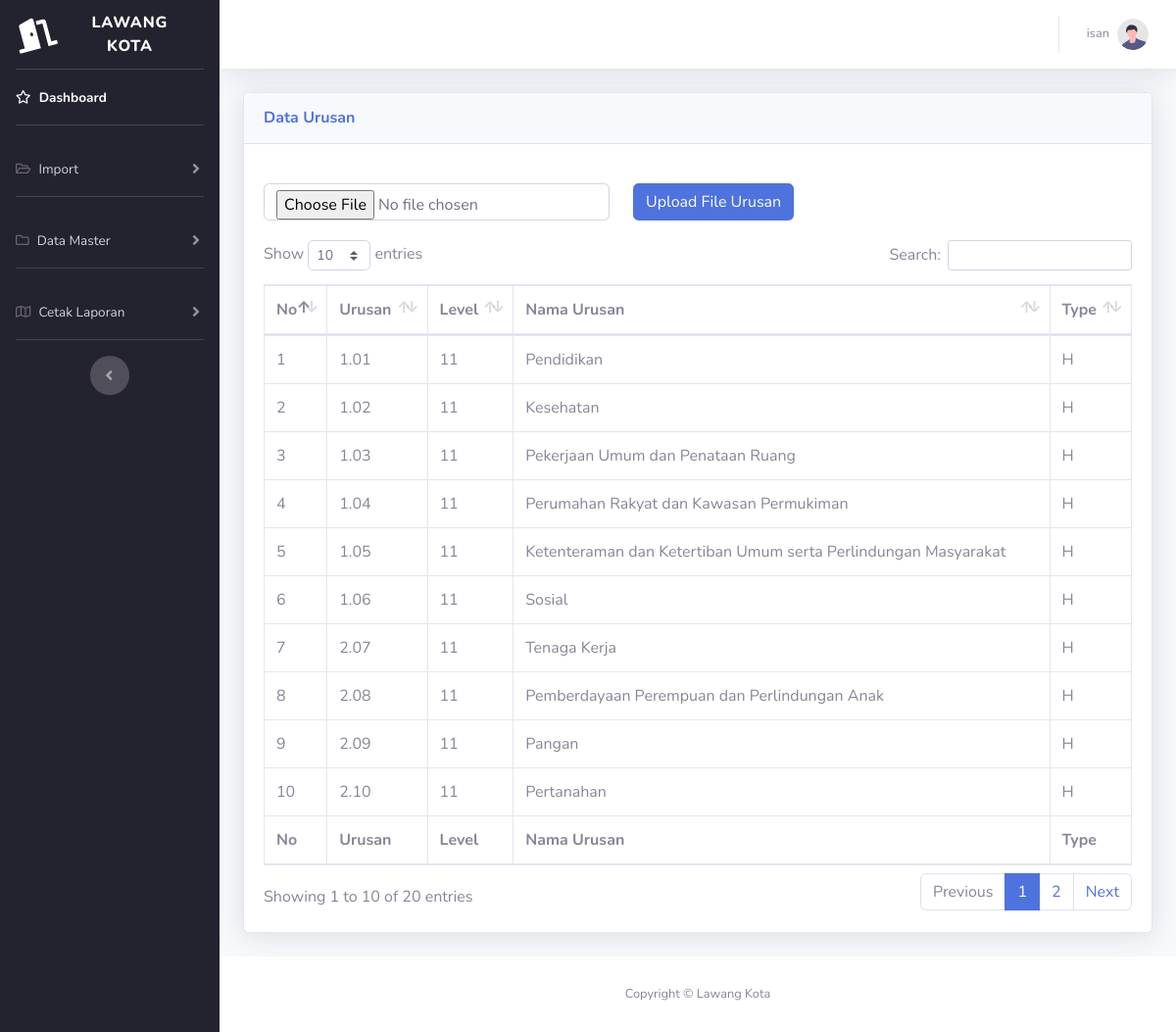
Screenshot of /urusan.php (signed in) with the database file from the repository.
### tables this page shows
CREATE TABLE `urusan` (
  `nomor` int(11) NOT NULL,
  `urusan` varchar(50) DEFAULT NULL,
  `lvl` int(50) DEFAULT NULL,
  `nm_urusan` varchar(500) DEFAULT NULL,
  `tipe` varchar(50) DEFAULT NULL
);

### urusan.php (the view, shortened to what this page needs)
<!DOCTYPE html>
<html lang="en">
<head>
  <link href="vendor/fontawesome-free/css/all.min.css" rel="stylesheet" type="text/css" />
  <link href="css/sb-admin-2.min.css" rel="stylesheet" />
  <link href="vendor/datatables/dataTables.bootstrap4.min.css" rel="stylesheet" />
</head>
<body id="page-top">
  <div id="wrapper">
    <ul style="background-color:#23222f;" class="navbar-nav sidebar sidebar-dark accordion" id="accordionSidebar">
      <a class="sidebar-brand d-flex align-items-center justify-content-center" href="index.php">
        <div class="sidebar-brand-icon rotate-n-15">
          <i class="fas fa-door-open"></i>
        </div>
        <div class="sidebar-brand-text mx-3">Lawang Kota<sup></sup></div>
      </a>
      <hr class="sidebar-divider my-0" />
      <li class="nav-item active">
        <a class="nav-link" href="index.html">
          <i class="far fa-star"></i>
          <span>Dashboard</span></a>
      </li>
      <hr class="sidebar-divider" />
      <li class="nav-item">
        <a class="nav-link collapsed" href="#" data-toggle="collapse" data-target="#collapseTwo" aria-expanded="true" aria-controls="collapseTwo">
          <i class="far fa-folder-open"></i>
          <span>Import</span>
        </a>
      </li>
      <hr class="sidebar-divider" />
      <li class="nav-item">
        <a class="nav-link collapsed" href="#" data-toggle="collapse" data-target="#collapseTwo2" aria-expanded="true" aria-controls="collapseTwo">
          <i class="far fa-folder"></i>
          <span>Data Master</span>
        </a>
      </li>
      <hr class="sidebar-divider" />
      <li class="nav-item">
        <a class="nav-link collapsed" href="#" data-toggle="collapse" data-target="#collapseTwo1" aria-expanded="true" aria-controls="collapseTwo">
          <i class="far fa-map"></i>
          <span>Cetak Laporan</span>
        </a>
      </li>
      <hr class="sidebar-divider d-none d-md-block" />
      <div class="text-center d-none d-md-inline">
        <button class="rounded-circle border-0" id="sidebarToggle"></button>
      </div>
    </ul>
    <div id="content-wrapper" class="d-flex flex-column">
      <div id="content">
        <nav class="navbar navbar-expand navbar-light bg-white topbar mb-4 static-top shadow">
          <ul class="navbar-nav ml-auto">
            <li class="nav-item dropdown no-arrow">
              <a class="nav-link dropdown-toggle" href="#" id="userDropdown" role="button" data-toggle="dropdown" aria-haspopup="true" aria-expanded="false">
                <span class="mr-2 d-none d-lg-inline text-gray-600 small"><?php echo $_SESSION['nama_pengguna']; ?></span>
                <img class="img-profile rounded-circle" src="img/undraw_profile.svg" />
              </a>
            </li>
          </ul>
        </nav>
        <div class="container-fluid">
          <div class="card shadow mb-4">
            <div class="card-header py-3">
              <h6 class="m-0 font-weight-bold text-primary">Data Urusan</h6>
            </div>
            <div class="card-body">
              <div style="margin: auto; width: 1183px; padding-top: 20px; padding-bottom: 20px;">
                <form action="" method="POST" enctype="multipart/form-data" class="row g-2">
                  <div class="col-auto">
                    <input class="form-control" type="file" name="filexls" id="formFile" />
                  </div>
                  <div class="col-auto">
                    <input type="submit" name="submit" class="btn btn-primary" value="Upload File Urusan" />
                  </div>
                </form>
              </div>
              <div class="table-responsive">
                <table class="table table-bordered" id="dataTable" width="100%" cellspacing="0">
                  <thead>
                    <tr>
                      <th style='width: 3%;'>No</th>
                      <th>Urusan</th>
                      <th>Level</th>
                      <th>Nama Urusan</th>
                      <th>Type</th>
                    </tr>
                  </thead>
                  <?php
                  include "koneksi.php";
                  $ambildata = mysqli_query($conn, "SELECT * FROM urusan");
                  while ($tampil = mysqli_fetch_array($ambildata)) {
                    echo "
                                            <tr>
                                            <td>$tampil[nomor]</td>
                                            <td>$tampil[urusan]</td>
                                            <td>$tampil[lvl]</td>
                                            <td>$tampil[nm_urusan]</td>
                                            <td>$tampil[tipe]</td>
                                            </tr>";
                  }
                  ?>
                  <tfoot>
                    <tr>
                      <th style='width: 3%;'>No</th>
                      <th>Urusan</th>
                      <th>Level</th>
                      <th>Nama Urusan</th>
                      <th>Type</th>
                    </tr>
                  </tfoot>
                </table>
              </div>
            </div>
          </div>
        </div>
      </div>
      <footer class="sticky-footer bg-white">
        <div class="container my-auto">
          <div class="copyright text-center my-auto">
            <span>Copyright &copy; Lawang Kota</span>
          </div>
        </div>
      </footer>
    </div>
  </div>
</body>
</html>

### rows the page displays
urusan: nomor "1", urusan "1.01", lvl "11", nm_urusan "Pendidikan", tipe "H"
urusan: nomor "2", urusan "1.02", lvl "11", nm_urusan "Kesehatan", tipe "H"
urusan: nomor "3", urusan "1.03", lvl "11", nm_urusan "Pekerjaan Umum dan Penataan Ruang", tipe "H"
urusan: nomor "4", urusan "1.04", lvl "11", nm_urusan "Perumahan Rakyat dan Kawasan Permukiman", tipe "H"
urusan: nomor "5", urusan "1.05", lvl "11", nm_urusan "Ketenteraman dan Ketertiban Umum serta Perlindungan Masyarakat", tipe "H"
urusan: nomor "6", urusan "1.06", lvl "11", nm_urusan "Sosial", tipe "H"
urusan: nomor "7", urusan "2.07", lvl "11", nm_urusan "Tenaga Kerja", tipe "H"
urusan: nomor "8", urusan "2.08", lvl "11", nm_urusan "Pemberdayaan Perempuan dan Perlindungan Anak", tipe "H"
urusan: nomor "9", urusan "2.09", lvl "11", nm_urusan "Pangan", tipe "H"
urusan: nomor "10", urusan "2.10", lvl "11", nm_urusan "Pertanahan", tipe "H"

### other values shown
$_SESSION['nama_pengguna'] "isan"
